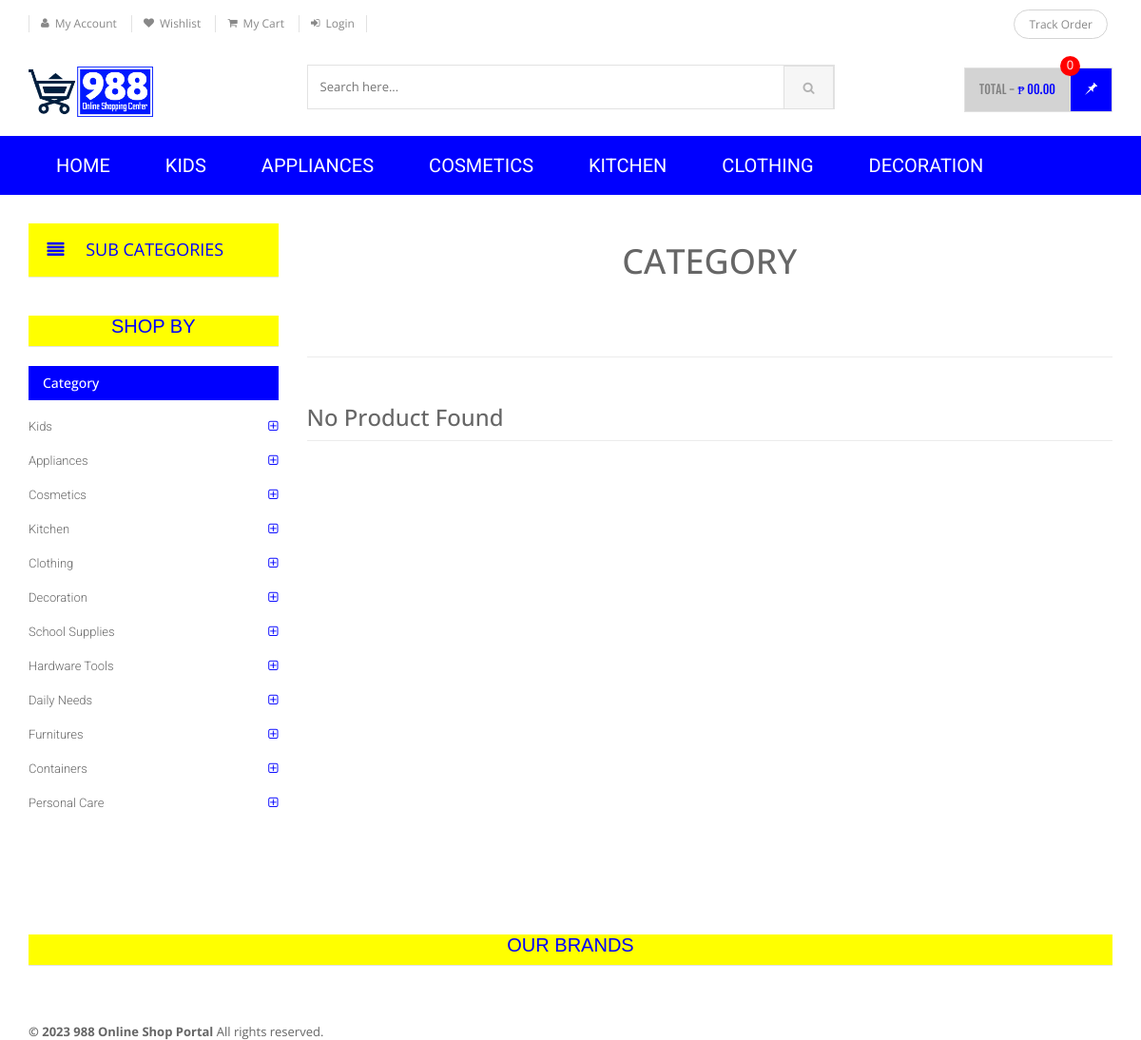
The app's page /category.php with its own data.
### tables this page shows
CREATE TABLE `category` (
  `id` int(11) NOT NULL,
  `categoryName` varchar(255) DEFAULT NULL,
  `categoryDescription` longtext DEFAULT NULL,
  `creationDate` timestamp NOT NULL DEFAULT current_timestamp(),
  `updationDate` varchar(255) DEFAULT NULL
);

### category.php (the view, shortened to what this page needs)
<?php
include('includes/config.php');
$cid=intval($_GET['cid']);
?>
<!DOCTYPE html>
<html lang="en">
	<head>
	    <link rel="stylesheet" href="assets/css/bootstrap.min.css">
	    <link rel="stylesheet" href="assets/css/main.css">
	    <link rel="stylesheet" href="assets/css/blue.css">
	    <link rel="stylesheet" href="assets/css/owl.carousel.css">
		<link rel="stylesheet" href="assets/css/owl.transitions.css">
		<link href="assets/css/lightbox.css" rel="stylesheet">
		<link rel="stylesheet" href="assets/css/animate.min.css">
		<link rel="stylesheet" href="assets/css/rateit.css">
		<link rel="stylesheet" href="assets/css/bootstrap-select.min.css">
		<link rel="stylesheet" href="assets/css/config.css">
		<link href="assets/css/green.css" rel="alternate stylesheet" title="Green color">
		<link href="assets/css/blue.css" rel="alternate stylesheet" title="Blue color">
		<link href="assets/css/red.css" rel="alternate stylesheet" title="Red color">
		<link href="assets/css/orange.css" rel="alternate stylesheet" title="Orange color">
		<link href="assets/css/dark-green.css" rel="alternate stylesheet" title="Darkgreen color">
		<link rel="stylesheet" href="assets/css/font-awesome.min.css">
	</head>
    <body class="cnt-home">
<header class="header-style-1">
<?php include('includes/top-header.php');?>
<?php include('includes/main-header.php');?>
<?php include('includes/menu-bar.php');?>
</header>
<div class="body-content outer-top-xs">
	<div class='container'>
		<div class='row outer-bottom-sm'>
			<div class='col-md-3 sidebar'>
<div class="side-menu animate-dropdown outer-bottom-xs">
<div class="side-menu animate-dropdown outer-bottom-xs">
    <div class="head"><i class="icon fa fa-align-justify fa-fw"></i>Sub Categories</div>
    <nav class="yamm megamenu-horizontal" role="navigation">
        <ul class="nav">
            <li class="dropdown menu-item">
</li>
</ul>
    </nav>
</div>
</div>
   <div class="sidebar-module-container">
	            	<h3 class="section-title">shop by</h3>
	            	<div class="sidebar-filter">
<div class="sidebar-widget wow fadeInUp outer-bottom-xs ">
	<div class="widget-header m-t-20">
		<h4 class="widget-title">Category</h4>
	</div>
	<div class="sidebar-widget-body m-t-10">
	         <?php $sql=mysqli_query($con,"select id,categoryName  from category");
while($row=mysqli_fetch_array($sql))
{
    ?>
		<div class="accordion">
	    	<div class="accordion-group">
	            <div class="accordion-heading">
	                <a href="category.php?cid=<?php echo $row['id'];?>"  class="accordion-toggle collapsed">
	                   <?php echo $row['categoryName'];?>
	                </a>
	            </div>
	        </div>
	    </div>
	    <?php } ?>
	</div>
</div>
	            	</div>
	            </div>
            </div>
			<div class='col-md-9'>
	<div id="category" class="category-carousel hidden-xs">
		<div class="item">
			<div class="image">
				<h1>CATEGORY</h1>
			</div>
		</div>
</div>
				<div class="search-result-container">
					<div id="myTabContent" class="tab-content">
						<div class="tab-pane active " id="grid-container">
							<div class="category-product  inner-top-vs">
								<div class="row">
			<?php
$ret=mysqli_query($con,"select * from products where category='$cid'");
$num=mysqli_num_rows($ret);
if($num>0)
{
while ($row=mysqli_fetch_array($ret))
{?>
		<div class="col-sm-6 col-md-4 wow fadeInUp">
			<div class="products">
	<div class="product">
		<div class="product-image">
			<div class="image">
				<a href="product-details.php?pid=<?php echo htmlentities($row['id']);?>"><img  src="assets/images/blank.gif" data-echo="admin/productimages/<?php echo htmlentities($row['id']);?>/<?php echo htmlentities($row['productImage1']);?>" alt="" width="200" height="300"></a>
			</div>
		</div>
		<div class="product-info text-left">
			<h3 class="name"><a href="product-details.php?pid=<?php echo htmlentities($row['id']);?>"><?php echo htmlentities($row['productName']);?></a></h3>
			<div class="rating rateit-small"></div>
			<div class="description"></div>
			<div class="product-price">
				<span class="price">
				₱ <?php echo htmlentities($row['productPrice']);?>			</span>
										     <span class="price-before-discount">₱ <?php echo htmlentities($row['productPriceBeforeDiscount']);?></span>
			</div>
		</div>
					<div class="cart clearfix animate-effect">
				<div class="action">
					<ul class="list-unstyled">
						<li class="add-cart-button btn-group">
								<?php if($row['productAvailability']=='In Stock'){?>
										<button class="btn btn-primary icon" data-toggle="dropdown" type="button">
								<i class="fa fa-shopping-cart"></i>
							</button>
							<a href="category.php?page=product&action=add&id=<?php echo $row['id']; ?>">
							<button class="btn btn-primary" type="button">Add to cart</button></a>
								<?php } else {?>
							<div class="action" style="color:red">Out of Stock</div>
					<?php } ?>
						</li>
		                <li class="lnk wishlist">
							<a class="add-to-cart" href="category.php?pid=<?php echo htmlentities($row['id'])?>&&action=wishlist" title="Wishlist">
								 <i class="icon fa fa-heart"></i>
							</a>
						</li>
					</ul>
				</div>
			</div>
			</div>
			</div>
		</div>
	  <?php } } else {?>
		<div class="col-sm-6 col-md-4 wow fadeInUp"> <h3>No Product Found</h3>
		</div>
<?php } ?>
										</div>
							</div>
						</div>
				</div>
			</div>
		</div></div>
		<?php include('includes/brands-slider.php');?>
</div>
</div>
<?php include('includes/footer.php');?>
</body>
</html>

### includes/menu-bar.php (shortened to what this page needs)
<!DOCTYPE html>
<html lang="en">
<head>
</head>
<body>
<div class="header-nav animate-dropdown">
    <div class="container">
        <div class="yamm navbar navbar-default" role="navigation">
            <div class="nav-bg-class">
                <div class="navbar-collapse collapse" id="mc-horizontal-menu-collapse">
	<div class="nav-outer">
    <ul class="nav navbar-nav" id="navList">
                                <li class="dropdown yamm-fw">
                                    <a href="index.php" data-hover="dropdown" class="dropdown-toggle">Home</a>
                                </li>
                                <?php
                                $sql = mysqli_query($con, "select id,categoryName from category limit 6");
                                while ($row = mysqli_fetch_array($sql)) {
                                ?>
                                    <li class="dropdown yamm-fw">
                                        <a href="category.php?cid=<?php echo $row['id']; ?>" onclick="setActiveLink(this);"><?php echo $row['categoryName']; ?></a>
                                    </li>
                                <?php } ?>
                            </ul>
		<div class="clearfix"></div>
	</div>
</div>
            </div>
        </div>
    </div>
</div>
</body>
</html>

### assets/css/blue.css (style rules this page uses)
a { color: blue; }
.header-style-1 .header-nav { background: blue; }
.sidebar .sidebar-module-container .sidebar-widget .sidebar-widget-body .accordion .accordion-group .accordion-heading .accordion-toggle, .sidebar .sidebar-module-container .sidebar-widget .sidebar-widget-body .accordion .accordion-group .accordion-heading .accordion-toggle:hover, .sidebar .sidebar-module-container .sidebar-widget .sidebar-widget-body .accordion .accordion-group .accordion-heading .accordion-toggle:focus, .sidebar .sidebar-module-container .sidebar-widget .sidebar-widget-body .accordion .accordion-group .accordion-heading .accordion-toggle:after { color: blue; }

### assets/css/lightbox.css (style rules this page uses)
body:after { content: url(../images/close.png) url(../images/loading.gif) url(../images/prev.png) url(../images/next.png); display: none; }

### assets/css/green.css (style rules this page uses)
a { color: #931919; }
.header-style-1 .header-nav { background: #931919; }
.sidebar .sidebar-module-container .sidebar-widget .sidebar-widget-body .accordion .accordion-group .accordion-heading .accordion-toggle, .sidebar .sidebar-module-container .sidebar-widget .sidebar-widget-body .accordion .accordion-group .accordion-heading .accordion-toggle:hover, .sidebar .sidebar-module-container .sidebar-widget .sidebar-widget-body .accordion .accordion-group .accordion-heading .accordion-toggle:focus, .sidebar .sidebar-module-container .sidebar-widget .sidebar-widget-body .accordion .accordion-group .accordion-heading .accordion-toggle:after { color: #931919; }

### assets/css/red.css (style rules this page uses)
a { color: #ff6c6c; }
.header-style-1 .header-nav { background: #ff6c6c; }
.sidebar .sidebar-module-container .sidebar-widget .sidebar-widget-body .accordion .accordion-group .accordion-heading .accordion-toggle, .sidebar .sidebar-module-container .sidebar-widget .sidebar-widget-body .accordion .accordion-group .accordion-heading .accordion-toggle:hover, .sidebar .sidebar-module-container .sidebar-widget .sidebar-widget-body .accordion .accordion-group .accordion-heading .accordion-toggle:focus, .sidebar .sidebar-module-container .sidebar-widget .sidebar-widget-body .accordion .accordion-group .accordion-heading .accordion-toggle:after { color: #ff6c6c; }

### assets/css/orange.css (style rules this page uses)
a { color: #f39c12; }
.header-style-1 .header-nav { background: #f39c12; }
.sidebar .sidebar-module-container .sidebar-widget .sidebar-widget-body .accordion .accordion-group .accordion-heading .accordion-toggle, .sidebar .sidebar-module-container .sidebar-widget .sidebar-widget-body .accordion .accordion-group .accordion-heading .accordion-toggle:hover, .sidebar .sidebar-module-container .sidebar-widget .sidebar-widget-body .accordion .accordion-group .accordion-heading .accordion-toggle:focus, .sidebar .sidebar-module-container .sidebar-widget .sidebar-widget-body .accordion .accordion-group .accordion-heading .accordion-toggle:after { color: #f39c12; }

### assets/css/dark-green.css (style rules this page uses)
a { color: #12cca7; }
.header-style-1 .header-nav { background: #12cca7; }
.sidebar .sidebar-module-container .sidebar-widget .sidebar-widget-body .accordion .accordion-group .accordion-heading .accordion-toggle, .sidebar .sidebar-module-container .sidebar-widget .sidebar-widget-body .accordion .accordion-group .accordion-heading .accordion-toggle:hover, .sidebar .sidebar-module-container .sidebar-widget .sidebar-widget-body .accordion .accordion-group .accordion-heading .accordion-toggle:focus, .sidebar .sidebar-module-container .sidebar-widget .sidebar-widget-body .accordion .accordion-group .accordion-heading .accordion-toggle:after { color: #12cca7; }

### includes/menu-bar.php (style rules this page uses)
.header-nav { background: blue; }

### records on screen
category: categoryName "KIDS", categoryName "Kids"
category: categoryName "APPLIANCES", categoryName "Appliances"
category: categoryName "COSMETICS", categoryName "Cosmetics"
category: categoryName "KITCHEN", categoryName "Kitchen"
category: categoryName "CLOTHING", categoryName "Clothing"
category: categoryName "DECORATION", categoryName "Decoration"
category: categoryName "School Supplies"
category: categoryName "Hardware Tools"
category: categoryName "Daily Needs"
category: categoryName "Furnitures"
category: categoryName "Containers"
category: categoryName "Personal Care"
